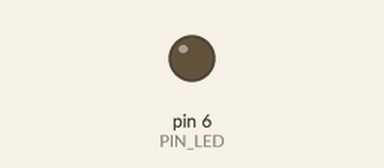
Simulated run of this sketch. Board: Arduino Uno, built with avr-gcc and run on an emulated ATmega328P. Shown: output pins drawn as LEDs (lit = HIGH).

Above: at 2.5 s.
At 7.6 s:
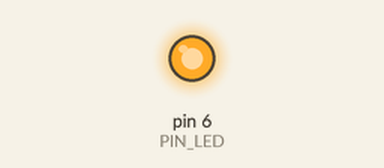
Timing chart, 0 to 19.5 s (numbered marks = the images above):
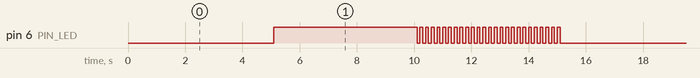

The sketch:

Blinking_LED.ino
```cpp
#include <TimerOne.h>
#define PIN_LED 6 // Build in LED
#define on 1 // for LEDstatus, on off blinking
#define off 0 // for LEDstatus, on off blinking
#define blinking 2 // for LEDstatus, on off blinking

volatile int LEDstatus = off;   // global variable also accessable from
                                // interrupt rutine led_handle()
                                // volatile is nessesary to be sure that the variable
                                // is loaded from the RAM and not from a storage register
void led_handle(void);
void setup() {
  pinMode(PIN_LED, OUTPUT); // initialise the pin for the LED as output
  Timer1.initialize(100000); // call every 0,1 the interrupt rutine
  Timer1.attachInterrupt(led_handle); // use led_handle as interrupt rutine
}
void loop() {
  delay(5000); //the delay is needed for demonstration
  LEDstatus = on;
  delay(5000); //the delay is needed for demonstration
  LEDstatus = blinking;
  delay(5000); //the delay is needed for demonstration
  LEDstatus = off;
}
void led_handle(void){
  if (LEDstatus == blinking){
    if (digitalRead(PIN_LED) == LOW) {
      digitalWrite(PIN_LED, HIGH);
    } else {
      digitalWrite(PIN_LED, LOW);
    }
  }
  else if (LEDstatus == off){
    if (digitalRead(PIN_LED) == HIGH) {
      digitalWrite(PIN_LED, LOW);
    }
  }
  else if (LEDstatus == on){
    if (digitalRead(PIN_LED) == LOW) {
      digitalWrite(PIN_LED, HIGH);
    }
  }
}
```

Measured:
- by itself, pin 6 (PIN_LED): repeats every 15.0 s: 25 × (LOW 0.10 s, HIGH 0.10 s), LOW 5.0 s, HIGH 5.0 s
- by itself, everything shown: repeats every 15.0 s, in 52 steps
